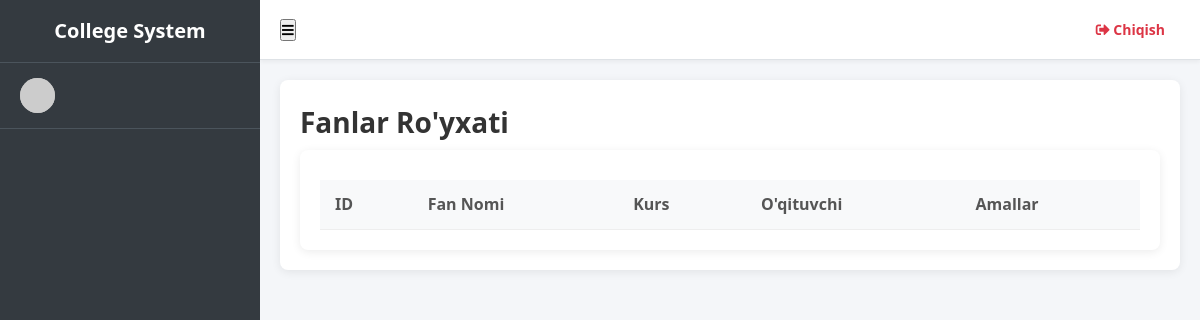
Before: /manage_subject/ with the older database file.
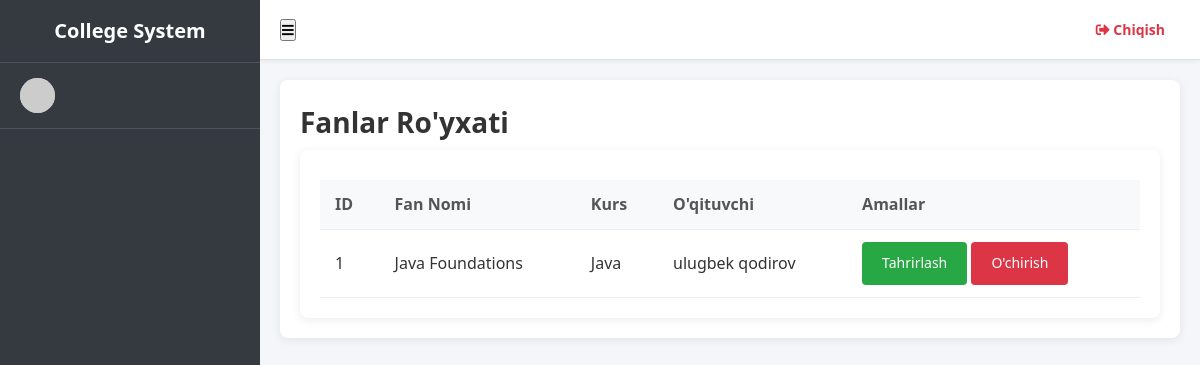
After: the same page with the newer database file.
### student_management_app/models.py (models this page shows)
class Subjects(models.Model):
    id =models.AutoField(primary_key=True)
    subject_name = models.CharField(max_length=255)
    course_id = models.ForeignKey(Courses, on_delete=models.CASCADE, default=1)
    staff_id = models.ForeignKey(CustomUser, on_delete=models.CASCADE)
    created_at = models.DateTimeField(auto_now_add=True)
    updated_at = models.DateTimeField(auto_now=True)
    objects = models.Manager()

class Courses(models.Model):
    id = models.AutoField(primary_key=True)
    course_name = models.CharField(max_length=255)
    created_at = models.DateTimeField(auto_now_add=True)
    updated_at = models.DateTimeField(auto_now=True)
    objects = models.Manager()

class CustomUser(AbstractUser):
    HOD = '1'
    STAFF = '2'
    STUDENT = '3'
    EMAIL_TO_USER_TYPE_MAP = {
        'hod': HOD,
        'staff': STAFF,
        'student': STUDENT
    }
    user_type_data = ((HOD, "HOD"), (STAFF, "Staff"), (STUDENT, "Student"))
    user_type = models.CharField(default=1, choices=user_type_data, max_length=10)

### student_management_app/HodViews.py (the view)
# urls.py: path('manage_subject/', HodViews.manage_subject, name="manage_subject"),
def manage_subject(request):
    subjects = Subjects.objects.all()
    context = {
        "subjects": subjects
    }
    return render(request, 'hod_template/manage_subject_template.html', context)

### student_management_app/templates/hod_template/manage_subject_template.html
{% extends 'base.html' %}
{% block content %}
<section class="content">
    <div class="container-fluid">
        <div class="row">
            <div class="col-12">
                <div class="card">
                    <div class="card-header">
                        <h3 class="card-title">Fanlar Ro'yxati</h3>
                    </div>
                    <div class="card-body table-responsive p-0">
                        <table class="table table-hover text-nowrap">
                            <thead>
                                <tr>
                                    <th>ID</th>
                                    <th>Fan Nomi</th>
                                    <th>Kurs</th>
                                    <th>O'qituvchi</th>
                                    <th>Amallar</th>
                                </tr>
                            </thead>
                            <tbody>
                                {% for subject in subjects %}
                                <tr>
                                    <td>{{ subject.id }}</td>
                                    <td>{{ subject.subject_name }}</td>
                                    <td>{{ subject.course_id.course_name }}</td>
                                    <td>{{ subject.staff_id.first_name }} {{ subject.staff_id.last_name }}</td>
                                    <td>
                                        <a href="{% url 'edit_subject' subject.id %}" class="btn btn-success">Tahrirlash</a>
                                        <a href="{% url 'delete_subject' subject.id %}" class="btn btn-danger">O'chirish</a>
                                    </td>
                                </tr>
                                {% endfor %}
                            </tbody>
                        </table>
                    </div>
                </div>
            </div>
        </div>
    </div>
</section>
{% endblock content %}

### student_management_app/templates/base.html (shortened to what this page needs)
{% load static %}
<!DOCTYPE html>
<html lang="uz">
<head>
    <link rel="stylesheet" href="https://cdnjs.cloudflare.com/ajax/libs/font-awesome/5.15.4/css/all.min.css">
    <link rel="stylesheet" href="{% static 'css/style.css' %}">
</head>
<body>
    <aside class="sidebar">
        <a href="#" class="brand-link">College System</a>
        <div class="user-panel">
            <img src="{% if user.profile_pic %}{{ user.profile_pic.url }}{% else %}https://via.placeholder.com/150{% endif %}" class="user-img" alt="User">
        </div>
        <nav class="nav-links">
        </nav>
    </aside>
    <div class="main-content">
        <nav class="navbar">
            <div class="navbar-left">
                <button id="sidebarToggle"><i class="fas fa-bars"></i></button>
            </div>
            <div class="navbar-right">
                <a href="{% url 'logout_user' %}" class="logout-btn">
                    <i class="fas fa-sign-out-alt"></i> Chiqish
                </a>
            </div>
        </nav>
        <div class="content-wrapper">
            {% block content %}
            {% endblock content %}
        </div>
    </div>
</body>
</html>

### static/css/style.css (style rules this page uses)
* { margin: 0; padding: 0; box-sizing: border-box; font-family: 'Segoe UI', Tahoma, Geneva, Verdana, sans-serif; }
body { background-color: #f4f6f9; color: #333; line-height: 1.6; }
a { text-decoration: none; color: inherit; }
.sidebar { width: 260px; background-color: #343a40; color: #fff; display: flex; flex-direction: column; position: fixed; height: 100%; transition: all 0.3s ease; z-index: 1000; overflow-y: auto; left: 0; }
.brand-link { padding: 15px 20px; border-bottom: 1px solid #4b545c; font-size: 20px; font-weight: bold; text-align: center; background-color: #343a40; color: #fff; }
.user-panel { padding: 15px 20px; border-bottom: 1px solid #4b545c; display: flex; align-items: center; gap: 10px; }
.user-img { width: 35px; height: 35px; border-radius: 50%; background-color: #bbb; object-fit: cover; }
.nav-links { padding: 10px 0; flex: 1; }
.main-content { flex: 1; margin-left: 260px; display: flex; flex-direction: column; width: calc(100% - 260px); transition: all 0.3s ease; min-height: 100vh; }
.navbar { background-color: #fff; height: 60px; display: flex; align-items: center; justify-content: space-between; padding: 0 20px; border-bottom: 1px solid #dee2e6; position: sticky; top: 0; z-index: 900; box-shadow: 0 2px 4px rgba(0,0,0,0.05); }
.navbar-left { display: flex; align-items: center; gap: 15px; }
.logout-btn { color: #dc3545; font-weight: 600; font-size: 14px; transition: color 0.2s; padding: 8px 15px; border-radius: 4px; }
.content-wrapper { padding: 20px; flex: 1; }
.card { background: #fff; border-radius: 8px; box-shadow: 0 2px 10px rgba(0,0,0,0.08); padding: 20px; position: relative; overflow: hidden; display: flex; flex-direction: column; transition: transform 0.2s, box-shadow 0.2s; }
.card h3 { font-size: 28px; font-weight: bold; margin-bottom: 5px; }
.table-responsive { background: #fff; border-radius: 8px; box-shadow: 0 2px 10px rgba(0,0,0,0.08); padding: 20px; overflow-x: auto; }
table { width: 100%; border-collapse: collapse; margin-top: 10px; }
th, td { padding: 12px 15px; text-align: left; border-bottom: 1px solid #eee; }
th { background-color: #f8f9fa; font-weight: 600; color: #555; }
.btn { padding: 10px 20px; border: none; border-radius: 4px; cursor: pointer; font-size: 14px; display: inline-block; transition: background-color 0.2s, transform 0.1s; }
.btn-success { background-color: #28a745; color: #fff; }
.btn-danger { background-color: #dc3545; color: #fff; }

Changed rows visible on the page:
added Subjects: id "1", subject_name "Java Foundations", course_id.course_name "Java", staff_id.first_name "ulugbek", staff_id.last_name "qodirov"
